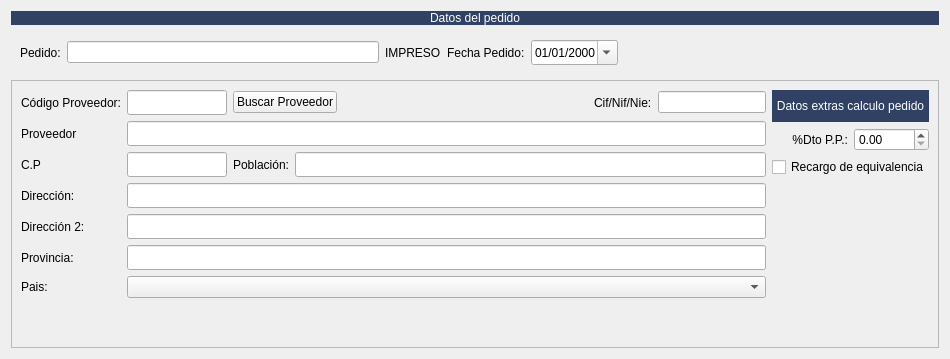
         <widget class="QWidget" name="tab_5">
          <attribute name="title">
           <string>Cabecera Pedido</string>
          </attribute>
          <layout class="QVBoxLayout" name="verticalLayout">
           <item>
            <widget class="QLabel" name="label_35">
             <property name="styleSheet">
              <string notr="true">background-color: #304163;
color: rgb(255,255,255);</string>
             </property>
             <property name="text">
              <string>Datos del pedido</string>
             </property>
             <property name="alignment">
              <set>Qt::AlignCenter</set>
             </property>
            </widget>
           </item>
           <item>
            <widget class="QFrame" name="frame_4">
             <layout class="QHBoxLayout" name="horizontalLayout_6">
              <item>
               <widget class="QLabel" name="lblnumalb">
                <property name="text">
                 <string>Pedido:</string>
                </property>
               </widget>
              </item>
              <item>
               <widget class="QLineEdit" name="txtpedido"/>
              </item>
              <item>
               <widget class="QLabel" name="lbimpreso">
                <property name="text">
                 <string>IMPRESO</string>
                </property>
               </widget>
              </item>
              <item>
               <widget class="QLabel" name="label">
                <property name="text">
                 <string>Fecha Pedido:</string>
                </property>
               </widget>
              </item>
              <item>
               <widget class="QDateEdit" name="txtfecha">
                <property name="minimumSize">
                 <size>
                  <width>0</width>
                  <height>25</height>
                 </size>
                </property>
                <property name="displayFormat">
                 <string>dd/MM/yyyy</string>
                </property>
                <property name="calendarPopup">
                 <bool>true</bool>
                </property>
               </widget>
              </item>
              <item>
               <spacer name="horizontalSpacer">
                <property name="orientation">
                 <enum>Qt::Horizontal</enum>
                </property>
                <property name="sizeHint" stdset="0">
                 <size>
                  <width>40</width>
                  <height>20</height>
                 </size>
                </property>
               </spacer>
              </item>
             </layout>
            </widget>
           </item>
           <item>
            <widget class="QFrame" name="frame_5">
             <property name="frameShape">
              <enum>QFrame::StyledPanel</enum>
             </property>
             <property name="frameShadow">
              <enum>QFrame::Raised</enum>
             </property>
             <layout class="QGridLayout" name="gridLayout_2">
              <item row="0" column="1">
               <layout class="QHBoxLayout" name="horizontalLayout_2">
                <item>
                 <widget class="QLineEdit" name="txtcodigo_proveedor">
                  <property name="minimumSize">
                   <size>
                    <width>0</width>
                    <height>25</height>
                   </size>
                  </property>
                  <property name="maximumSize">
                   <size>
                    <width>100</width>
                    <height>16777215</height>
                   </size>
                  </property>
                 </widget>
                </item>
                <item>
                 <widget class="QPushButton" name="botBuscarCliente">
                  <property name="text">
                   <string>Buscar Proveedor</string>
                  </property>
                  <property name="icon">
                   <iconset resource="../maya.qrc">
                    <normaloff>:/Icons/PNG/search.png</normaloff>:/Icons/PNG/search.png</iconset>
                  </property>
                 </widget>
                </item>
                <item>
                 <spacer name="horizontalSpacer_3">
                  <property name="orientation">
                   <enum>Qt::Horizontal</enum>
                  </property>
                  <property name="sizeHint" stdset="0">
                   <size>
                    <width>251</width>
                    <height>20</height>
                   </size>
                  </property>
                 </spacer>
                </item>
                <item>
                 <widget class="QLabel" name="label_15">
                  <property name="text">
                   <string>Cif/Nif/Nie:</string>
                  </property>
                 </widget>
                </item>
                <item>
                 <widget class="QLineEdit" name="txtcif"/>
                </item>
               </layout>
              </item>
              <item row="1" column="0">
               <widget class="QLabel" name="label_4">
                <property name="text">
                 <string>Proveedor</string>
                </property>
               </widget>
              </item>
              <item row="0" column="0">
               <widget class="QLabel" name="label_3">
                <property name="text">
                 <string>Código Proveedor:</string>
                </property>
               </widget>
              </item>
              <item row="6" column="1">
               <widget class="QComboBox" name="combo_pais"/>
              </item>
              <item row="5" column="0">
               <widget class="QLabel" name="label_13">
                <property name="text">
                 <string>Provincia:</string>
                </property>
               </widget>
              </item>
              <item row="3" column="1">
               <widget class="QLineEdit" name="txtdireccion1">
                <property name="minimumSize">
                 <size>
                  <width>0</width>
                  <height>25</height>
                 </size>
                </property>
               </widget>
              </item>
              <item row="6" column="0">
               <widget class="QLabel" name="label_14">
                <property name="text">
                 <string>Pais:</string>
                </property>
               </widget>
              </item>
              <item row="3" column="0">
               <widget class="QLabel" name="label_5">
                <property name="text">
                 <string>Dirección:</string>
                </property>
               </widget>
              </item>
              <item row="2" column="0">
               <widget class="QLabel" name="label_32">
                <property name="text">
                 <string>C.P</string>
                </property>
               </widget>
              </item>
              <item row="4" column="1">
               <widget class="QLineEdit" name="txtdireccion2">
                <property name="minimumSize">
                 <size>
                  <width>0</width>
                  <height>25</height>
                 </size>
                </property>
               </widget>
              </item>
              <item row="1" column="1">
               <widget class="QLineEdit" name="txtproveedor">
                <property name="minimumSize">
                 <size>
                  <width>0</width>
                  <height>25</height>
                 </size>
                </property>
               </widget>
              </item>
              <item row="4" column="0">
               <widget class="QLabel" name="label_6">
                <property name="text">
                 <string>Dirección 2:</string>
                </property>
               </widget>
              </item>
              <item row="2" column="1">
               <layout class="QHBoxLayout" name="horizontalLayout_9">
                <item>
                 <widget class="QLineEdit" name="txtcp">
                  <property name="minimumSize">
                   <size>
                    <width>0</width>
                    <height>25</height>
                   </size>
                  </property>
                  <property name="maximumSize">
                   <size>
                    <width>100</width>
                    <height>16777215</height>
                   </size>
                  </property>
                 </widget>
                </item>
                <item>
                 <widget class="QLabel" name="label_7">
                  <property name="text">
                   <string>Población:</string>
                  </property>
                 </widget>
                </item>
                <item>
                 <widget class="QLineEdit" name="txtpoblacion">
                  <property name="sizePolicy">
                   <sizepolicy hsizetype="Expanding" vsizetype="Fixed">
                    <horstretch>0</horstretch>
                    <verstretch>0</verstretch>
                   </sizepolicy>
                  </property>
                  <property name="minimumSize">
                   <size>
                    <width>0</width>
                    <height>25</height>
                   </size>
                  </property>
                 </widget>
                </item>
               </layout>
              </item>
              <item row="5" column="1">
               <widget class="QLineEdit" name="txtprovincia">
                <property name="minimumSize">
                 <size>
                  <width>0</width>
                  <height>25</height>
                 </size>
                </property>
                <property name="maximumSize">
                 <size>
                  <width>16777215</width>
                  <height>16777215</height>
                 </size>
                </property>
               </widget>
              </item>
              <item row="7" column="1">
               <spacer name="verticalSpacer">
                <property name="orientation">
                 <enum>Qt::Vertical</enum>
                </property>
                <property name="sizeHint" stdset="0">
                 <size>
                  <width>20</width>
                  <height>40</height>
                 </size>
                </property>
               </spacer>
              </item>
              <item row="0" column="2" rowspan="3">
               <layout class="QGridLayout" name="gridLayout">
                <item row="0" column="0" colspan="2">
                 <widget class="QLabel" name="label_34">
                  <property name="styleSheet">
                   <string notr="true">background-color: #304163;
color: rgb(255,255,255);</string>
                  </property>
                  <property name="text">
                   <string>Datos extras calculo pedido</string>
                  </property>
                  <property name="alignment">
                   <set>Qt::AlignCenter</set>
                  </property>
                 </widget>
                </item>
                <item row="1" column="0">
                 <widget class="QLabel" name="label_33">
                  <property name="text">
                   <string>%Dto P.P.:</string>
                  </property>
                  <property name="alignment">
                   <set>Qt::AlignRight|Qt::AlignTrailing|Qt::AlignVCenter</set>
                  </property>
                 </widget>
                </item>
                <item row="1" column="1">
                 <widget class="QDoubleSpinBox" name="spinPorc_dto_pp"/>
                </item>
                <item row="2" column="0" colspan="2">
                 <widget class="QCheckBox" name="chkrecargo_equivalencia">
                  <property name="text">
                   <string>Recargo de equivalencia</string>
                  </property>
                 </widget>
                </item>
               </layout>
              </item>
             </layout>
            </widget>
           </item>
          </layout>
         </widget>
